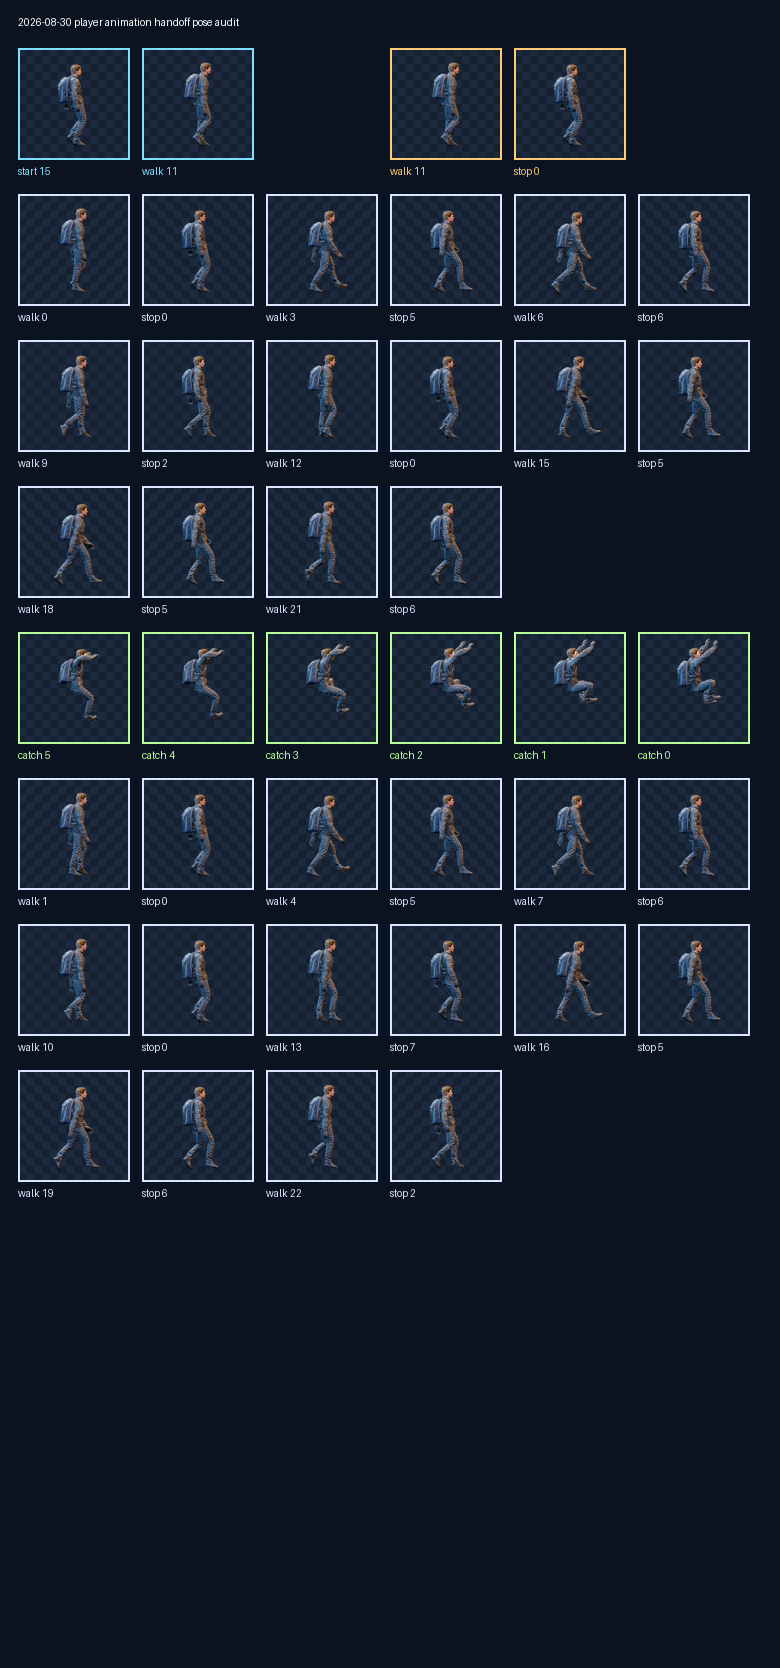

Recreate this plot in Python.
"""Measure and render the player poses used at locomotion and ledge handoffs."""

from __future__ import annotations

import json
from pathlib import Path

from PIL import Image, ImageDraw, ImageFont


ROOT = Path(__file__).resolve().parents[1]
RUNTIME = ROOT / "sprites/character/survival-character-unified-v1/runtime"
OUTPUT = ROOT / "testing/2026-08-30-animation-transition-pose-audit.png"
WALK_GIF = ROOT / "testing/2026-08-30-walk-handoff-polish.gif"
LEDGE_GIF = ROOT / "testing/2026-08-30-ledge-catch-polish.gif"
FRAME_SIZE = 256
SHEET_COLUMNS = 16
ALPHA_THRESHOLD = 12
PREVIEW_SIZE = 112

SHEETS = {
    "idle": ("2026-08-25-survival-blender-v2-idle-sheet.webp", 48),
    "start": ("2026-08-25-survival-mixamo-v1-walk-start-sheet.webp", 16),
    "walk": ("2026-08-25-survival-mixamo-v1-walk-loop-sheet.webp", 24),
    "stop": ("2026-08-25-survival-mixamo-v1-walk-stop-sheet.webp", 16),
    "ledge": ("2026-08-25-survival-mixamo-v4-ledge-climb-sheet.webp", 35),
}


def load_frames(file_name: str, count: int) -> list[Image.Image]:
    with Image.open(RUNTIME / file_name) as source:
        sheet = source.convert("RGBA")
    return [
        sheet.crop((
            index % SHEET_COLUMNS * FRAME_SIZE,
            index // SHEET_COLUMNS * FRAME_SIZE,
            index % SHEET_COLUMNS * FRAME_SIZE + FRAME_SIZE,
            index // SHEET_COLUMNS * FRAME_SIZE + FRAME_SIZE,
        ))
        for index in range(count)
    ]


def alpha_mask(frame: Image.Image) -> Image.Image:
    return frame.getchannel("A").point(
        lambda value: 255 if value > ALPHA_THRESHOLD else 0,
    )


def pose_distance(left: Image.Image, right: Image.Image) -> float:
    """Return silhouette disagreement in the shared, already anchored canvas."""
    left_pixels = alpha_mask(left).load()
    right_pixels = alpha_mask(right).load()
    disagreement = 0
    union = 0
    for y in range(FRAME_SIZE):
        for x in range(FRAME_SIZE):
            left_on = left_pixels[x, y] > 0
            right_on = right_pixels[x, y] > 0
            union += left_on or right_on
            disagreement += left_on != right_on
    return disagreement / max(1, union)


def closest(source: Image.Image, candidates: list[Image.Image], indices=None):
    candidate_indices = list(indices if indices is not None else range(len(candidates)))
    scored = [(pose_distance(source, candidates[index]), index) for index in candidate_indices]
    return min(scored)


def checker(size: int) -> Image.Image:
    image = Image.new("RGBA", (size, size), "#152031")
    draw = ImageDraw.Draw(image)
    block = 8
    for y in range(0, size, block):
        for x in range(0, size, block):
            if (x // block + y // block) % 2 == 0:
                draw.rectangle((x, y, x + block - 1, y + block - 1), fill="#1d2a3e")
    return image


def preview(frame: Image.Image) -> Image.Image:
    scaled = frame.resize((PREVIEW_SIZE, PREVIEW_SIZE), Image.Resampling.LANCZOS)
    background = checker(PREVIEW_SIZE)
    background.alpha_composite(scaled)
    return background.convert("RGB")


def paste_cell(canvas, draw, frame, label, column, row, accent="#d9e6ff"):
    x = 18 + column * (PREVIEW_SIZE + 12)
    y = 48 + row * (PREVIEW_SIZE + 34)
    canvas.paste(preview(frame), (x, y))
    draw.rectangle((x, y, x + PREVIEW_SIZE - 1, y + PREVIEW_SIZE - 1), outline=accent, width=2)
    draw.text((x, y + PREVIEW_SIZE + 5), label, fill=accent, font=ImageFont.load_default())


def playback_frame(frame: Image.Image, label: str, accent: str) -> Image.Image:
    canvas = Image.new("RGB", (320, 320), "#0b1220")
    stage = checker(FRAME_SIZE)
    stage.alpha_composite(frame)
    canvas.paste(stage.convert("RGB"), (32, 40))
    draw = ImageDraw.Draw(canvas)
    draw.rectangle((32, 40, 287, 295), outline=accent, width=3)
    draw.text((32, 16), label, fill=accent, font=ImageFont.load_default())
    return canvas


def save_playback(path: Path, sequence, durations):
    rendered = [playback_frame(frame, label, accent) for frame, label, accent in sequence]
    rendered[0].save(
        path,
        save_all=True,
        append_images=rendered[1:],
        duration=durations,
        loop=0,
        disposal=2,
    )


frames = {name: load_frames(*spec) for name, spec in SHEETS.items()}
start_to_walk = closest(frames["start"][-1], frames["walk"])
walk_to_stop_zero = closest(frames["stop"][0], frames["walk"])
stop_start_by_walk = [
    closest(walk_frame, frames["stop"], range(8))[1]
    for walk_frame in frames["walk"]
]

report = {
    "resumeWalkFrameAfterStart": start_to_walk[1],
    "startToWalkSilhouetteDistance": round(start_to_walk[0], 4),
    "walkFrameClosestToStopZero": walk_to_stop_zero[1],
    "walkToStopZeroSilhouetteDistance": round(walk_to_stop_zero[0], 4),
    "stopStartFrameByOutgoingWalkFrame": stop_start_by_walk,
    "legacyAverageStopEntryDistance": round(
        sum(pose_distance(frame, frames["stop"][0]) for frame in frames["walk"])
        / len(frames["walk"]),
        4,
    ),
    "phaseMatchedAverageStopEntryDistance": round(
        sum(
            pose_distance(frame, frames["stop"][stop_start_by_walk[index]])
            for index, frame in enumerate(frames["walk"])
        ) / len(frames["walk"]),
        4,
    ),
}
assert report["resumeWalkFrameAfterStart"] == 11, report
assert (
    report["phaseMatchedAverageStopEntryDistance"]
    <= report["legacyAverageStopEntryDistance"] * 0.85
), report

columns = 6
rows = 11
canvas = Image.new(
    "RGB",
    (36 + columns * (PREVIEW_SIZE + 12), 62 + rows * (PREVIEW_SIZE + 34)),
    "#0b1220",
)
draw = ImageDraw.Draw(canvas)
draw.text((18, 16), "2026-08-30 player animation handoff pose audit", fill="#ffffff")

paste_cell(canvas, draw, frames["start"][-1], "start 15", 0, 0, "#80dfff")
paste_cell(canvas, draw, frames["walk"][start_to_walk[1]], f"walk {start_to_walk[1]}", 1, 0, "#80dfff")
paste_cell(canvas, draw, frames["walk"][walk_to_stop_zero[1]], f"walk {walk_to_stop_zero[1]}", 3, 0, "#ffcb74")
paste_cell(canvas, draw, frames["stop"][0], "stop 0", 4, 0, "#ffcb74")

for pair_index, walk_index in enumerate(range(0, 24, 3)):
    row = 1 + pair_index // 3
    column = (pair_index % 3) * 2
    stop_index = stop_start_by_walk[walk_index]
    paste_cell(canvas, draw, frames["walk"][walk_index], f"walk {walk_index}", column, row)
    paste_cell(canvas, draw, frames["stop"][stop_index], f"stop {stop_index}", column + 1, row)

ledge_row = 4
for column, ledge_index in enumerate((5, 4, 3, 2, 1, 0)):
    paste_cell(canvas, draw, frames["ledge"][ledge_index], f"catch {ledge_index}", column, ledge_row, "#b8ff9c")

for pair_index, walk_index in enumerate(range(1, 24, 3)):
    row = 5 + pair_index // 3
    column = (pair_index % 3) * 2
    stop_index = stop_start_by_walk[walk_index]
    paste_cell(canvas, draw, frames["walk"][walk_index], f"walk {walk_index}", column, row)
    paste_cell(canvas, draw, frames["stop"][stop_index], f"stop {stop_index}", column + 1, row)

print("ANIMATION_TRANSITION_POSE_AUDIT", json.dumps(report))
OUTPUT.parent.mkdir(parents=True, exist_ok=True)
canvas.save(OUTPUT)
walk_sequence = [
    (frame, f"walk start {index}", "#80dfff")
    for index, frame in enumerate(frames["start"])
]
walk_indices = list(range(start_to_walk[1], 24)) + list(range(4))
walk_sequence.extend(
    (frames["walk"][index], f"walk loop {index}", "#d9e6ff")
    for index in walk_indices
)
representative_stop_start = stop_start_by_walk[walk_indices[-1]]
walk_sequence.extend(
    (frames["stop"][index], f"walk stop {index}", "#ffcb74")
    for index in range(representative_stop_start, 16)
)
walk_sequence.extend((frames["idle"][0], "idle", "#b8ff9c") for _ in range(5))
save_playback(
    WALK_GIF,
    walk_sequence,
    [33] * 16
    + [42] * len(walk_indices)
    + [33] * (16 - representative_stop_start)
    + [60] * 5,
)

ledge_sequence = [
    (frames["ledge"][index], f"ledge catch {index}", "#b8ff9c")
    for index in (5, 4, 3, 2, 1, 0)
]
ledge_sequence.extend((frames["ledge"][0], "ledge hold", "#80dfff") for _ in range(4))
ledge_sequence.extend(
    (frame, f"ledge climb {index}", "#ffcb74")
    for index, frame in enumerate(frames["ledge"])
)
save_playback(LEDGE_GIF, ledge_sequence, [33] * 6 + [50] * 4 + [33] * 35)
print(OUTPUT)
print(WALK_GIF)
print(LEDGE_GIF)
